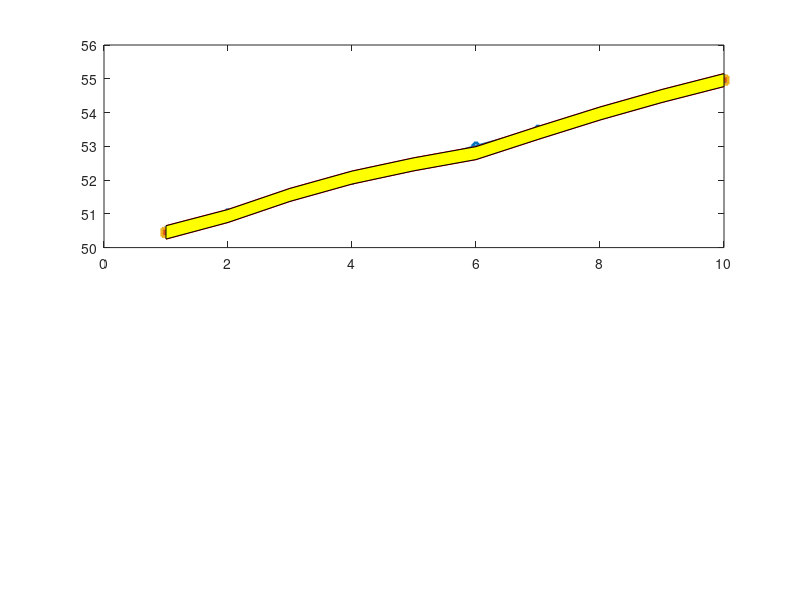

Here is the MATLAB script that generated this plot: (Note: this script raises an error after producing the figure.)
clc, close all, clear all;

T_true = 50;
z_true = [50.479 51.025 51.5 52.003 52.494 53.002 53.499 54.006 54.498 54.991];


% Measurements vector
z = [50.45 50.967 51.6 52.106 52.492 52.819 53.433 54.007 54.523 54.99];

% Measurement uncertainty 
sigma_std = 0.1; 
r = sigma_std^2;

% process noise variance
q = 0.15;

%% ITERATION ZERO

% Initialization 

T_estimate = 10;                % Estimated Temperature
uncertainity_estimate = 10000;    % Estimate uncertainty with std. σ = 100

% Prediction at Iteration Zero
T_estimate_pred(1,1) = T_estimate;   % Since Dynamic Model is constant
uncertainity_estimate_pred(1,1) = uncertainity_estimate + q; % The extrapolated estimate uncertainty (variance) also doesn’t change

for ii = 1:length(z)
    
%   1) Measure
    z_n = z(ii); % New Measurement
    r_n = r;     % Measurement uncertainty
    
    
    % Kalman gain
    K(ii) = uncertainity_estimate_pred(1,ii) / (uncertainity_estimate_pred(1,ii) + r_n);
    
    
%   3) State Update
    T_estimate_current(ii)    = T_estimate_pred(1,ii) + K(ii)*(z(ii) - T_estimate_pred(1,ii)); %Estimating the current state
    uncertainity_estimate_current(ii) = (1-K(ii))* uncertainity_estimate_pred(1,ii); %Current estimate uncertainty
    
    % Prediction Updates
    T_estimate_pred(1, ii+1) = T_estimate_current (ii);
    uncertainity_estimate_pred(1,ii+1) = uncertainity_estimate_current(ii) + q;
end

x = 1:length(z);

figure();

subplot(2,1,1);
p1 = plot(x, z_true, '-d', 'LineWidth', 2);
hold on;
p2 = plot(x, z, '-*', 'LineWidth', 2);

p3 = plot(x, T_estimate_current, '-s', 'LineWidth', 2);
% plot([0], T_estimate, 'd', 'LineWidth', 4);

CI = 95;
temp = (1 - CI/100)/2;

low = T_estimate_current - norminv(temp)*sqrt(uncertainity_estimate_current);
up  = T_estimate_current + norminv(temp)*sqrt(uncertainity_estimate_current);

plot(x, low, 'r', 'LineWidth',1);
plot(x, up, 'r', 'LineWidth',1);
x2 = [x, fliplr(x)];
inBetween = [low, fliplr(up)];
p4 = patch(x2, inBetween, 'y');
%legend(p1,'Area 1')
alpha(0.25)
grid on;

xlabel('Measurement Number', 'FontSize', 12, 'FontWeight', 'Bold');
ylabel('Temperature (C)', 'FontSize', 12, 'FontWeight', 'Bold');
grid on;
%legend('True Values', 'Measurements', 'Estimate', 'FontSize', 12, 'Location', 'NorthEast');
legend([p1 p2 p3 p4],'True Values', 'Measurements', 'Estimate','95% Confidence Interval')
title('Temperature', 'FontSize', 12, 'FontWeight', 'Bold');

% 
% subplot(3,1,2);
% % plot(x, ones(1,length(z))*r, '-d', 'LineWidth', 2);
% % hold on;
% plot(x, uncertainity_estimate_current, '-*', 'LineWidth', 2);
% 
% % plot(x, h_estimate_current, '-s', 'LineWidth', 2);
% % plot([0], uncertainity_estimate, 'd', 'LineWidth', 4);
% 
% xlabel('Measurement Number', 'FontSize', 12, 'FontWeight', 'Bold');
% ylabel('Uncertainty', 'FontSize', 12, 'FontWeight', 'Bold');
% grid on;
% legend('Estimate Uncertainty', 'FontSize', 12, 'Location', 'NorthEast');
% title('Uncertainty', 'FontSize', 12, 'FontWeight', 'Bold');

subplot(2,1,2);

plot(x, K, '-d', 'LineWidth', 2);
xlabel('Measurement Number', 'FontSize', 12, 'FontWeight', 'Bold');
ylabel('Kalman Gain', 'FontSize', 12, 'FontWeight', 'Bold');
grid on;
title('Kalman Gain', 'FontSize', 12, 'FontWeight', 'Bold');


